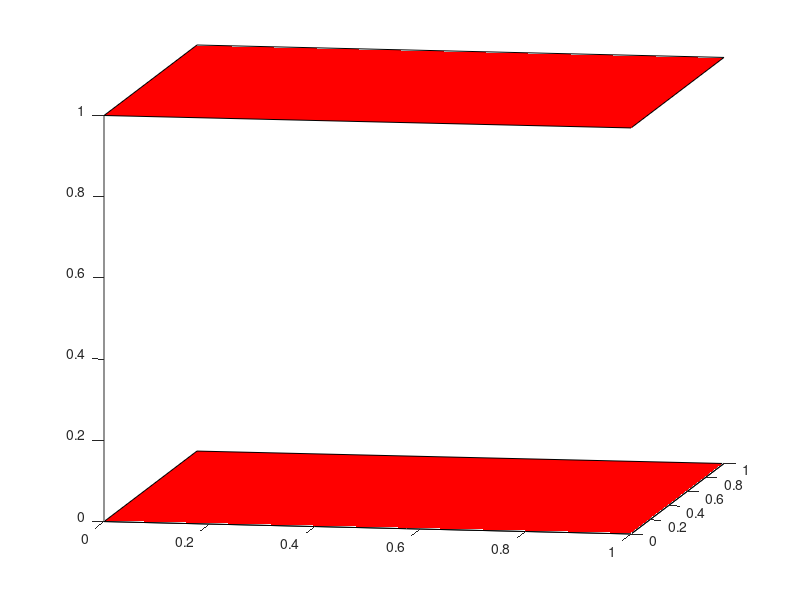

Reproduce this figure in MATLAB.
clc;
close all;
clear;

x(:,1:2) = repmat([0 0 1 1]', 1, 2);
y(:,1:2) = repmat([0 1 1 0]', 1, 2);
z(:,1:2) = [[0 0 0 0]' [1 1 1 1]'];

figure;
patch(x,y,z, 'r');
view(10, 10);

return



a = -pi : pi/2 : pi;                                % Define Corners
ph = pi/4;                                          % Define Angular Orientation (‘Phase’)
x = [cos(a+ph); cos(a+ph)]/cos(ph);
y = [sin(a+ph); sin(a+ph)]/sin(ph);
z = [-ones(size(a)); ones(size(a))];
figure
surf(x, y, z, 'FaceColor','g')                      % Plot Cube
hold on
patch(x', y', z', 'r')                              % Make Cube Appear Solid
hold off
axis([ -1  1    -1  1    -1  1]*1.5)
grid on